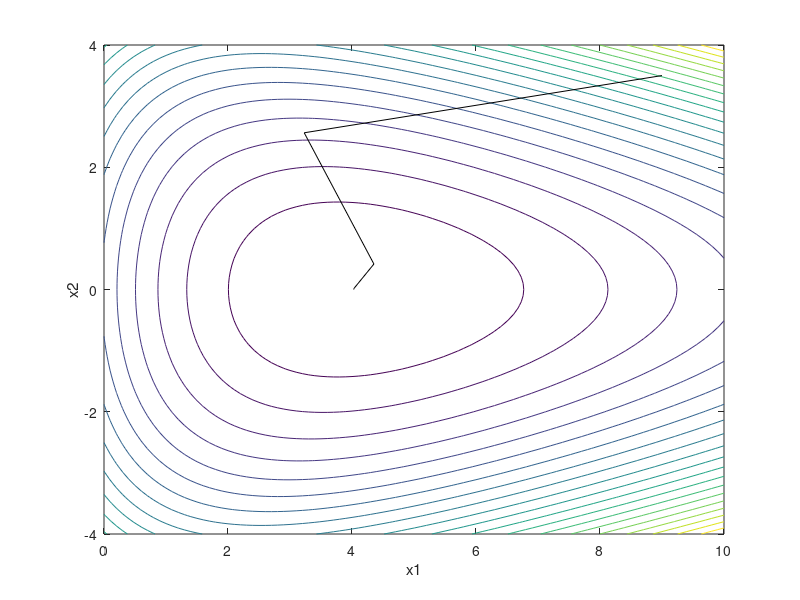

Reproduce this figure in MATLAB.
% 例程 2.21  牛顿法示例
%  函数定义：y = (exp(-(x1 - 3)/2))+(exp((x1 + 4*x2)/10))+(exp((x1 - 4*x2)/10));
[vx1, vx2 ] = meshgrid(0: 0.1: 10, -4: 0.1: 4);
y = (exp(-(vx1 - 3)/2)) + (exp((vx1 + 4*vx2)/10)) + (exp((vx1 - 4*vx2)/10));
%  函数图像绘制
figure(1)
contour(vx1, vx2, y, 20);
hold on;
xlabel('x1');  ylabel('x2');
%  初始点
x1i = 9;
x2i = 3.5;
%  迭代步数
for M = 1:4
    a = (exp(-(x1i - 3)/2));
    b = (exp((x1i + 4*x2i)/10));
    c = (exp((x1i - 4*x2i)/10));
    yi = a + b + c;
    %  计算梯度
    aux1 = (-0.5*a) + (0.1*b) + (0.1*c);
    aux2 = (0.4*b) - (0.4*c);
    g = [aux1, aux2];
    %  计算海森矩阵
    qH11 = (0.25*a) + (0.01*b) + (0.01*c);
    qH12 = (0.04*b) - (0.04*c);
    qH21 = (0.04*b) - (0.04*c);
    qH22 = (0.16*b ) + (0.16*c);
    H = [qH11, qH12; qH21, qH22];
    delta = H\-g';  %  求解迭代步长
    x1f = x1i + delta(1);
    x2f = x2i + delta(2);
    plot([x1i, x1f], [x2i, x2f], 'k');
    x1i = x1f;
    x2i = x2f;
end
